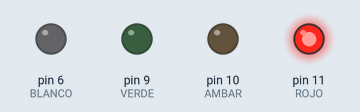
The sketch below on a simulated Arduino Uno, built with avr-gcc and run on an emulated ATmega328P. On the bench: output pins drawn as LEDs (lit = HIGH).

Above: at 0.12 s.
At 0.87 s:
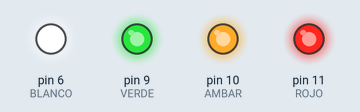
At 1.87 s:
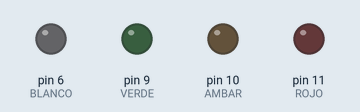
At 3.12 s:
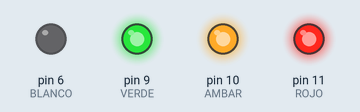
At 4.37 s:
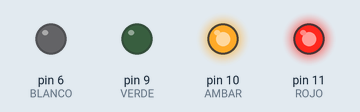
Timing chart, 0 to 4.7 s (numbered marks = the images above):
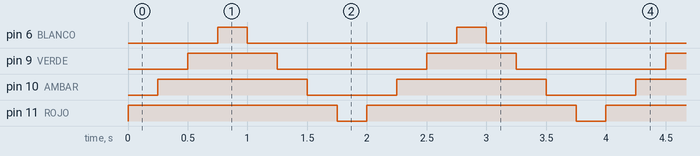

The sketch:

Ficha1_Code2.ino
```cpp
   const int ROJO = 11;
    const int AMBAR = 10;
    const int VERDE = 9;
    const int BLANCO = 6;


    void setup()
    {
    pinMode(ROJO, OUTPUT);      // pinMode es una funciÃ³n que define un pin como entrada o salida. Ponemos
    pinMode(AMBAR, OUTPUT);    // pinMode( [el pin sobre el que queremos actuar], INPUT (entrada) / OUTPUT (salida)
    pinMode(VERDE, OUTPUT);
    pinMode(BLANCO, OUTPUT);
    }


    void loop()

    {
      int Tiempo = 250;


      digitalWrite(ROJO, HIGH);
      delay(Tiempo);
      digitalWrite(AMBAR, HIGH);
      delay(Tiempo);
      digitalWrite(VERDE, HIGH);
      delay(Tiempo);
      digitalWrite(BLANCO, HIGH);
      delay(Tiempo);
      digitalWrite(BLANCO, LOW);
      delay(Tiempo);
      digitalWrite(VERDE, LOW);
      delay(Tiempo);
      digitalWrite(AMBAR, LOW);
      delay(Tiempo);
      digitalWrite(ROJO, LOW);
      delay(Tiempo);

    }
```

Measured:
- by itself, pin 6 (BLANCO): alternates HIGH for 0.25 s and LOW for 1.8 s
- by itself, pin 9 (VERDE): alternates HIGH for 0.75 s and LOW for 1.3 s
- by itself, pin 10 (AMBAR): alternates HIGH for 1.3 s and LOW for 0.75 s
- by itself, pin 11 (ROJO): alternates HIGH for 1.8 s and LOW for 0.25 s
